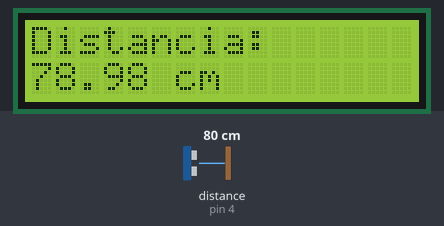
Simulated run of this sketch. Board: Arduino Uno, built with avr-gcc and run on an emulated ATmega328P. Shown: 16×2 character LCD. Wiring (inferred from the names in the program): ultrasonic range finder: trigger pin 3; echo pin 4. Inputs (shaded band) come from the test bench; at power-on: distance to the obstacle (sensor on pin 4) 80 cm. The echo pulse lasts 58.3 µs per cm; what the sketch prints to the serial monitor is not drawn.

Above: at 3.2 s.
3.3 s: distance to the obstacle (sensor on pin 4) set to 2 cm
At 4.4 s:
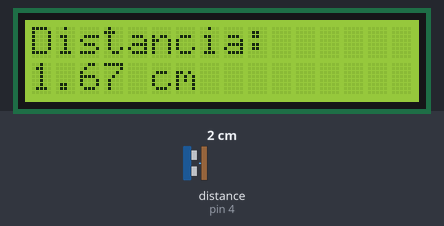
5.6 s: distance to the obstacle (sensor on pin 4) set to 299 cm
At 7.0 s:
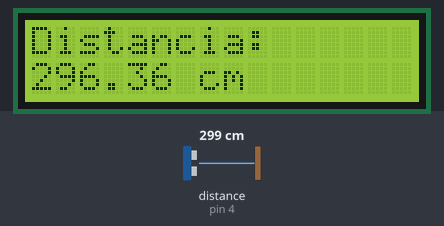
7.6 s: distance to the obstacle (sensor on pin 4) set to 4 cm
At 9.4 s:
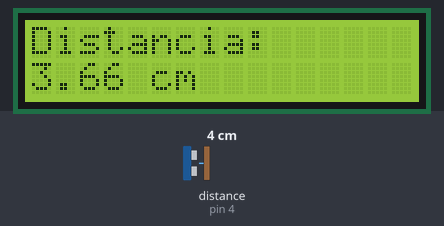
9.7 s: distance to the obstacle (sensor on pin 4) set to 9 cm
At 10.1 s:
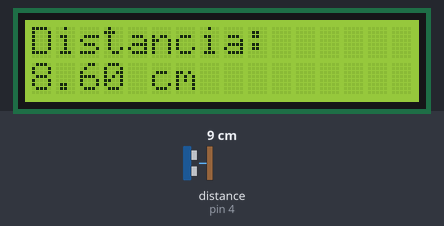
Timing chart, 0 to 12.2 s (numbered marks = the images above; inputs shaded):
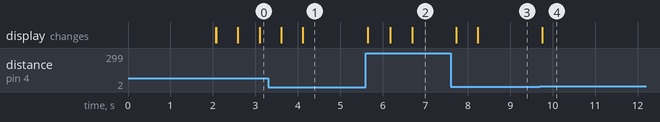

The sketch:

LcdSensorProximidad.ino
```cpp
#include <LiquidCrystal.h>

// LCD RS, E, D4, D5, D6, D7
LiquidCrystal lcd(7, 8, 9, 10, 11, 12);

// Pines del sensor ultrasónico
#define TRIG_PIN 3
#define ECHO_PIN 4

void setup() {
  Serial.begin(9600);
  lcd.begin(16, 2);
  pinMode(TRIG_PIN, OUTPUT);
  pinMode(ECHO_PIN, INPUT);

  lcd.setCursor(0, 0);
  lcd.print("Sensor Ultrasónico");
  delay(2000);
  lcd.clear();
}

void loop() {
  long duracion;
  float distancia;

  // Disparo ultrasónico
  digitalWrite(TRIG_PIN, LOW);
  delayMicroseconds(2);
  digitalWrite(TRIG_PIN, HIGH);
  delayMicroseconds(10);
  digitalWrite(TRIG_PIN, LOW);

  // Mide el tiempo del eco
  duracion = pulseIn(ECHO_PIN, HIGH);

  // Calcula la distancia en cm
  distancia = duracion * 0.034 / 2;

  // Mostrar en el LCD
  lcd.clear();
  lcd.setCursor(0, 0);
  lcd.print("Distancia:");
  lcd.setCursor(0, 1);
  lcd.print(distancia);
  lcd.print(" cm");

  // También en consola serial
  Serial.print("Distancia: ");
  Serial.print(distancia);
  Serial.println(" cm");

  delay(500);
}
```

Measured:
- after the input at 3.3 s, the display: first changes after 0.31 s (image 1 shows a later state)
- after the input at 5.6 s, the display: first changes after 0.05 s (image 2 shows a later state)
- after the input at 7.6 s, the display: first changes after 0.13 s (image 3 shows a later state)
- after the input at 9.7 s, the display: changes after 0.05 s (image 4)
